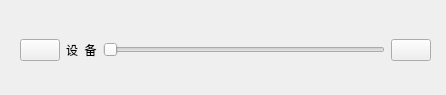
<?xml version="1.0" encoding="UTF-8"?>
<ui version="4.0">
 <class>DeviceSwitch</class>
 <widget class="QFrame" name="DeviceSwitch">
  <property name="geometry">
   <rect>
    <x>0</x>
    <y>0</y>
    <width>446</width>
    <height>95</height>
   </rect>
  </property>
  <property name="windowTitle">
   <string>Frame</string>
  </property>
  <widget class="QWidget" name="horizontalLayoutWidget">
   <property name="geometry">
    <rect>
     <x>20</x>
     <y>10</y>
     <width>411</width>
     <height>80</height>
    </rect>
   </property>
   <layout class="QHBoxLayout" name="horizontalLayout">
    <item>
     <widget class="QPushButton" name="showStateBtn">
      <property name="text">
       <string/>
      </property>
     </widget>
    </item>
    <item>
     <widget class="QLabel" name="deviceLabel">
      <property name="text">
       <string>设  备</string>
      </property>
     </widget>
    </item>
    <item>
     <widget class="QSlider" name="vloumSlider">
      <property name="orientation">
       <enum>Qt::Horizontal</enum>
      </property>
     </widget>
    </item>
    <item>
     <widget class="QPushButton" name="deviceSwitchBtn">
      <property name="text">
       <string/>
      </property>
     </widget>
    </item>
   </layout>
  </widget>
 </widget>
 <resources/>
 <connections/>
</ui>
